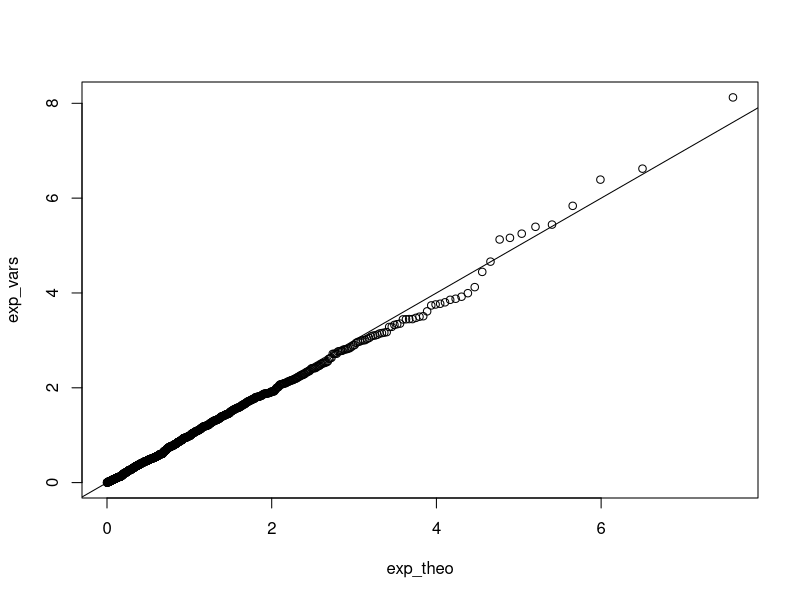

Write R code to recreate this figure. (Note: this script raises an error after producing the figure.)
## ----setup, include=FALSE-----------------------------------------------------
library(knitr)
hook_output = knit_hooks$get('output')
knit_hooks$set(output = function(x, options) {
  # this hook is used only when the linewidth option is not NULL
  if (!is.null(n <- options$linewidth)) {
    x = knitr:::split_lines(x)
    # any lines wider than n should be wrapped
    if (any(nchar(x) > n)) x = strwrap(x, width = n)
    x = paste(x, collapse = '\n')
  }
  hook_output(x, options)
})

knitr::opts_chunk$set(cache = FALSE, message = FALSE,
                      linewidth = 50)
set.seed(3150)


## -----------------------------------------------------------------------------
runif(5)


## -----------------------------------------------------------------------------
lambda <- 1
# We want 1000 samples
n <- 1000
unif_vars <- runif(n)
exp_vars <- -log(1 - unif_vars)/lambda


## -----------------------------------------------------------------------------
# Compute theoretical quantiles
# using qexp
exp_theo <- qexp(ppoints(n))
qqplot(exp_theo, exp_vars)
# Add diagonal line
abline(a = 0, b = 1)


## -----------------------------------------------------------------------------
invcdf_cauchy <- function(p, theta = 0,
                          gamma = 1) {
  gamma*tan(pi*(p - 0.5)) + theta
}
unif_vars <- runif(5)
invcdf_cauchy(unif_vars)


## ----echo = FALSE, fig.cap="From Wikipedia"-----------------------------------
library(cowplot)
library(magick)
fig_svg <- cowplot::ggdraw() + cowplot::draw_image("../../static/images/Generalized_inversion_method.svg")
plot(fig_svg)


## ----echo = FALSE, fig.width=6, fig.height=6, fig.align="center"--------------
plot(x = c(0, 1), y = c(0, 1), type = "n",
     xaxt = "n", xlab = "x", ylab = expression(F(x)),
     asp = 1, main = expression(p == 0.6))
axis(side = 1, at = c(0L, 1L))
segments(-1, 0, 0)
segments(0, 0.4, 1)
segments(1, 1, 2)
points(x = c(0, 1), y = c(0, 0.4), pch = 21, bg = "white")
points(x = c(0, 1), y = c(0.4, 1), pch = 19)


## -----------------------------------------------------------------------------
p <- 0.6
n <- 1000
unif_vars <- runif(n)
# as.numeric turns FALSE into 0 
# and TRUE into 1
bern_vars <- as.numeric(unif_vars > 1 - p)


## -----------------------------------------------------------------------------
c(mean(bern_vars), var(bern_vars))
# Compare with theory
c(p, p*(1 - p))


## -----------------------------------------------------------------------------
# Choose degrees of freedom
p <- 2
q <- 4

# rnorm samples from a normal distribution
U <- sum(rnorm(p)^2)
V <- sum(rnorm(q)^2)

# Take ratio
(U/p)/(V/q)


## -----------------------------------------------------------------------------
# What if we want 1000 replicates?
# Use the function replicate!
# First argument: number of replicates
# Second argument: expression to be run multiple times
f_vars <- replicate(1000, {
  U <- sum(rnorm(p)^2)
  V <- sum(rnorm(q)^2)
  (U/p)/(V/q)
})


## -----------------------------------------------------------------------------
qqplot(f_vars, qf(ppoints(1000), p, q))
# Add diagonal line
abline(a = 0, b = 1)


## ---- echo = FALSE------------------------------------------------------------
x_vec <- ppoints(100)
C <- 6
plot(x_vec, dbeta(x_vec, 2, 2), type = "l", ylim = c(0, C),
     xlab = "x", ylab = "Density")
lines(x_vec, C * dunif(x_vec))
polygon(c(0, x_vec, 1, 0), 
        c(0, dbeta(x_vec, 2, 2), 0, 0),
        col = "darkolivegreen3")
polygon(c(0, x_vec, 1, 1, 0, 0), 
        c(0, dbeta(x_vec, 2, 2), 0, C, C, 0),
        col = "indianred1")
arrows(0.78, 0, 0.78, C, code = 3)
text(c(0.5, 0.5), c(0.25, 3), labels = c("Accept", "Reject"), adj = 0.5)


## -----------------------------------------------------------------------------
# Set parameters----
C <- 6 # Constant
n <- 1000 # Number of variates
k <- 0 # counter for accepted
j <- 0 # iterations
y <- numeric(n) # Allocate memory


## -----------------------------------------------------------------------------
# A while loop runs until condition no longer holds
while (k < n) {
  u <- runif(1)
  j <- j + 1
  x <- runif(1) # random variate from g
  if (u < 6*x*(1-x)/C) {
    k <- k + 1
    y[k] <- x
    }
}


## -----------------------------------------------------------------------------
# How many iterations did we need?
j


## -----------------------------------------------------------------------------
# Compare theoretical and empirical quantiles
p <- seq(0.1, 0.9, by = 0.1)
Qhat <- quantile(y, p) # empirical
Q <- qbeta(p, 2, 2) # theoretical


## -----------------------------------------------------------------------------
round(cbind(Qhat, Q, diff = abs(Qhat - Q)), 3)


## ---- echo = FALSE------------------------------------------------------------
x_vec <- ppoints(100)
C <- 1.5
plot(x_vec, dbeta(x_vec, 2, 2), type = "l", ylim = c(0, C),
     xlab = "x", ylab = "Density")
lines(x_vec, C * dunif(x_vec))
polygon(c(0, x_vec, 1, 0), 
        c(0, dbeta(x_vec, 2, 2), 0, 0),
        col = "darkolivegreen3")
polygon(c(0, x_vec, 1, 1, 0, 0), 
        c(0, dbeta(x_vec, 2, 2), 0, C, C, 0),
        col = "indianred1")
arrows(0.78, 0, 0.78, C, code = 3)
text(c(0.5, 0.1), c(0.25, 1.0), labels = c("Accept", "Reject"), adj = 0.5)


## -----------------------------------------------------------------------------
C <- 1.5; k <- j <- 0 # Reset counters
while (k < n) {
  u <- runif(1)
  j <- j + 1
  x <- runif(1)
  if (u < 6*x*(1-x)/C) {
    k <- k + 1
    y[k] <- x
    }
}


## -----------------------------------------------------------------------------
# How many iterations did we need this time?
j
